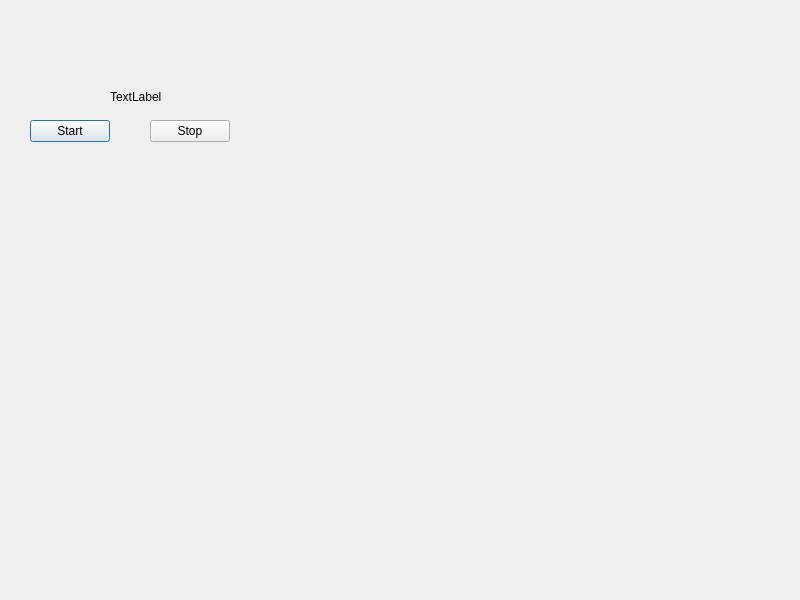
<?xml version="1.0" encoding="UTF-8"?>
<ui version="4.0">
 <class>Dialog</class>
 <widget class="QDialog" name="Dialog">
  <property name="geometry">
   <rect>
    <x>0</x>
    <y>0</y>
    <width>800</width>
    <height>600</height>
   </rect>
  </property>
  <property name="windowTitle">
   <string>Dialog</string>
  </property>
  <widget class="QLabel" name="label">
   <property name="geometry">
    <rect>
     <x>110</x>
     <y>90</y>
     <width>57</width>
     <height>14</height>
    </rect>
   </property>
   <property name="text">
    <string>TextLabel</string>
   </property>
  </widget>
  <widget class="QPushButton" name="startButton">
   <property name="geometry">
    <rect>
     <x>30</x>
     <y>120</y>
     <width>80</width>
     <height>22</height>
    </rect>
   </property>
   <property name="text">
    <string>Start</string>
   </property>
  </widget>
  <widget class="QPushButton" name="stopButton">
   <property name="geometry">
    <rect>
     <x>150</x>
     <y>120</y>
     <width>80</width>
     <height>22</height>
    </rect>
   </property>
   <property name="text">
    <string>Stop</string>
   </property>
  </widget>
 </widget>
 <resources/>
 <connections/>
</ui>
